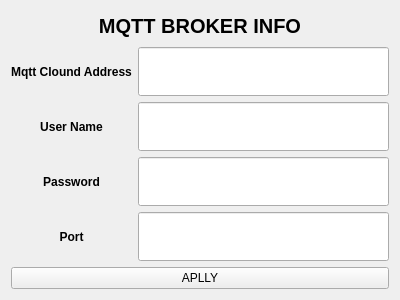
<?xml version="1.0" encoding="UTF-8"?>
<ui version="4.0">
 <class>Form</class>
 <widget class="QWidget" name="Form">
  <property name="geometry">
   <rect>
    <x>0</x>
    <y>0</y>
    <width>400</width>
    <height>300</height>
   </rect>
  </property>
  <property name="windowTitle">
   <string>Form</string>
  </property>
  <layout class="QGridLayout" name="gridLayout_2">
   <item row="1" column="0">
    <layout class="QHBoxLayout" name="horizontalLayout">
     <item>
      <layout class="QVBoxLayout" name="verticalLayout">
       <item>
        <widget class="QLabel" name="label_4">
         <property name="font">
          <font>
           <weight>75</weight>
           <bold>true</bold>
          </font>
         </property>
         <property name="text">
          <string>Mqtt Clound Address</string>
         </property>
         <property name="alignment">
          <set>Qt::AlignCenter</set>
         </property>
        </widget>
       </item>
       <item>
        <widget class="QLabel" name="label_6">
         <property name="font">
          <font>
           <weight>75</weight>
           <bold>true</bold>
          </font>
         </property>
         <property name="text">
          <string>User Name</string>
         </property>
         <property name="alignment">
          <set>Qt::AlignCenter</set>
         </property>
        </widget>
       </item>
       <item>
        <widget class="QLabel" name="label_2">
         <property name="font">
          <font>
           <weight>75</weight>
           <bold>true</bold>
          </font>
         </property>
         <property name="text">
          <string>Password</string>
         </property>
         <property name="alignment">
          <set>Qt::AlignCenter</set>
         </property>
        </widget>
       </item>
       <item>
        <widget class="QLabel" name="label_8">
         <property name="font">
          <font>
           <weight>75</weight>
           <bold>true</bold>
          </font>
         </property>
         <property name="text">
          <string>Port</string>
         </property>
         <property name="alignment">
          <set>Qt::AlignCenter</set>
         </property>
        </widget>
       </item>
      </layout>
     </item>
     <item>
      <layout class="QVBoxLayout" name="verticalLayout_2">
       <item>
        <widget class="QLineEdit" name="txt_cloud__address">
         <property name="maximumSize">
          <size>
           <width>16777215</width>
           <height>50</height>
          </size>
         </property>
        </widget>
       </item>
       <item>
        <widget class="QLineEdit" name="txt_user_name">
         <property name="maximumSize">
          <size>
           <width>16777215</width>
           <height>50</height>
          </size>
         </property>
        </widget>
       </item>
       <item>
        <widget class="QLineEdit" name="txt_password">
         <property name="maximumSize">
          <size>
           <width>16777215</width>
           <height>50</height>
          </size>
         </property>
        </widget>
       </item>
       <item>
        <widget class="QLineEdit" name="txt_port">
         <property name="maximumSize">
          <size>
           <width>16777215</width>
           <height>50</height>
          </size>
         </property>
        </widget>
       </item>
      </layout>
     </item>
    </layout>
   </item>
   <item row="0" column="0">
    <widget class="QLabel" name="lbl_title">
     <property name="minimumSize">
      <size>
       <width>0</width>
       <height>30</height>
      </size>
     </property>
     <property name="maximumSize">
      <size>
       <width>16777215</width>
       <height>30</height>
      </size>
     </property>
     <property name="font">
      <font>
       <pointsize>15</pointsize>
       <weight>75</weight>
       <bold>true</bold>
      </font>
     </property>
     <property name="focusPolicy">
      <enum>Qt::NoFocus</enum>
     </property>
     <property name="text">
      <string>MQTT BROKER INFO</string>
     </property>
     <property name="alignment">
      <set>Qt::AlignCenter</set>
     </property>
    </widget>
   </item>
   <item row="2" column="0">
    <widget class="QPushButton" name="apply_button">
     <property name="text">
      <string>APLLY</string>
     </property>
    </widget>
   </item>
  </layout>
 </widget>
 <resources/>
 <connections/>
</ui>
